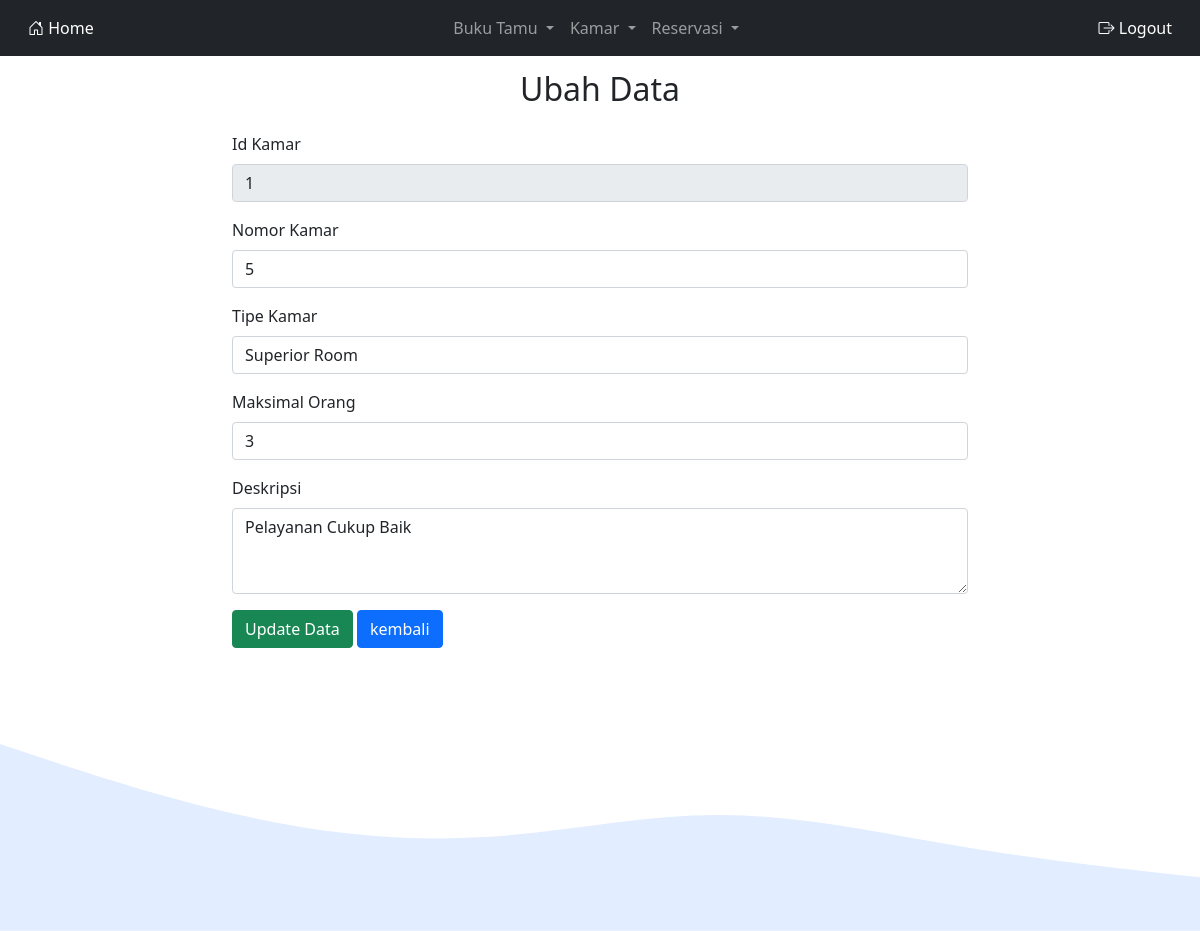
Page /formKamar.php?&&edit=update&&id=1 on the committed database.
### tables this page shows
CREATE TABLE `kamar` (
  `id_kamar` int(15) NOT NULL,
  `no_kamar` int(100) NOT NULL,
  `tipe` varchar(50) NOT NULL,
  `maks` int(11) NOT NULL,
  `desk` text NOT NULL
);

### database.php (called while the page is built, shortened)
<?php
class database
{
    var $host = "localhost";
    var $user = "root";
    var $pas = "";
    var $db = "hotel2";
    var $koneksi = "";
    function __construct()
    {
        $this->koneksi = mysqli_connect($this->host, $this->user, $this->pas, $this->db);
    }
    function tampilUpdateKamar($id_kamar)
    {
        $query = mysqli_query($this->koneksi, "SELECT * FROM kamar WHERE id_kamar = '$id_kamar'");
        return $query->fetch_array();
    }
}

### formKamar.php (the view, shortened to what this page needs)
<?php
class home
{
    function __construct()
    {
        include "menu.php";
    }
}
include "database.php";
?>
<!DOCTYPE html>
<html lang="en">
<head>
    <link rel="stylesheet" href="https://cdn.jsdelivr.net/npm/bootstrap-icons@1.8.1/font/bootstrap-icons.css">
    <link href="https://cdn.jsdelivr.net/npm/bootstrap@5.1.3/dist/css/bootstrap.min.css" rel="stylesheet">
</head>
<body>
    <?php function UpdateDataKamar()
    {
        $db = new database();
        $id = $_GET['id'];
        $row = $db->tampilUpdateKamar($id);
    ?>
        <section id="ubahDataKamar">
            <div class="container">
                <div class="row text-center">
                    <div class="col">
                        <h2 class="fw-normal mb-4">Ubah Data</h2>
                    </div>
                </div>
                <div class="row justify-content-center">
                    <div class="col-md-8">
                        <form method="post" action="<?php echo 'prosesKamar.php?aksi=update'; ?>" enctype="multipart/form-data">
                            <div class="mb-3">
                                <label class="form-label">Id Kamar</label>
                                <input type="text" name="id_kamar" class="form-control" value="<?= $row["id_kamar"] ?>" readonly>
                            </div>
                            <div class="mb-3">
                                <label class="form-label">Nomor Kamar</label>
                                <input type="text" name="no_kamar" class="form-control" value="<?= $row["no_kamar"] ?>">
                            </div>
                            <div class="mb-3">
                                <label class="form-label">Tipe Kamar</label>
                                <select name="tipe" class="form-control">
                                    <option value="<?= $row["tipe"] ?>"><?= $row["tipe"] ?></option>
                                </select>
                            </div>
                            <div class="mb-3">
                                <label class="form-label">Maksimal Orang</label>
                                <input type="text" name="maks" class="form-control" value="<?= $row["maks"] ?> ">
                            </div>
                            <div class=" mb-3">
                                <label class="form-label">Deskripsi</label>
                                <textarea class="form-control" name="desk" rows="3"><?= $row["desk"] ?></textarea>
                            </div>
                            <div class="mb-3">
                                <input type="submit" name="simpan" class="btn btn-success" value="Update Data">
                                <a href="index.php" class="btn btn-primary">kembali</a>
                            </div>
                        </form>
                    </div>
                </div>
            </div>
        </section>
    <?php }
    ?>
    <?php
    $edit = $_GET['edit'];
    if ($edit == "update") {
        UpdateDataKamar();
    } else {
        TambahDataKamar();
    }
    ?>
</body>
</html>

### formKamar.php (style rules this page uses)
h2 { margin-top: 70px; }

### rows in the picture
kamar: id_kamar "1", no_kamar "5", tipe "Superior Room", maks "3", desk "Pelayanan Cukup Baik"
